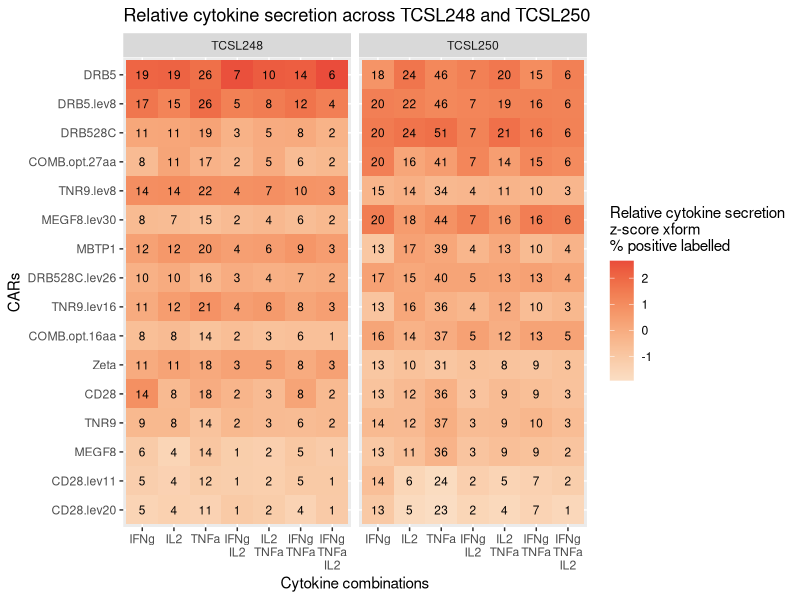
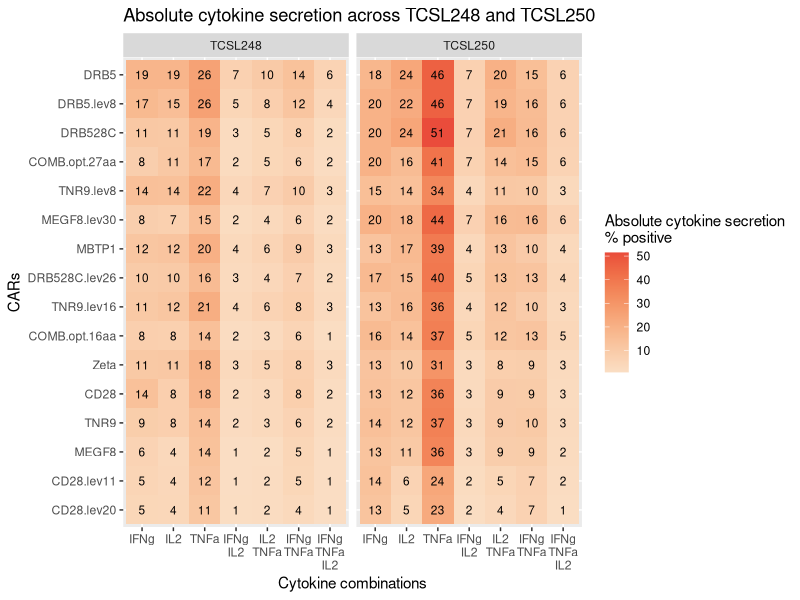
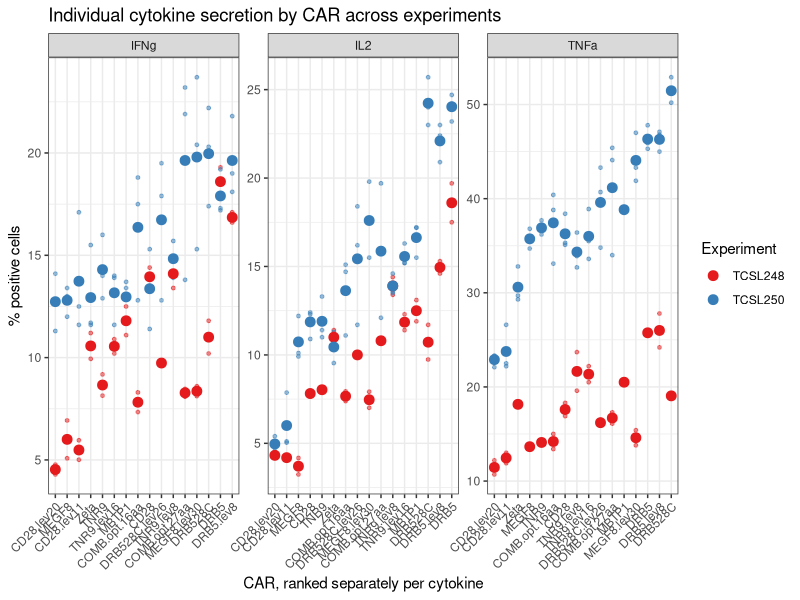
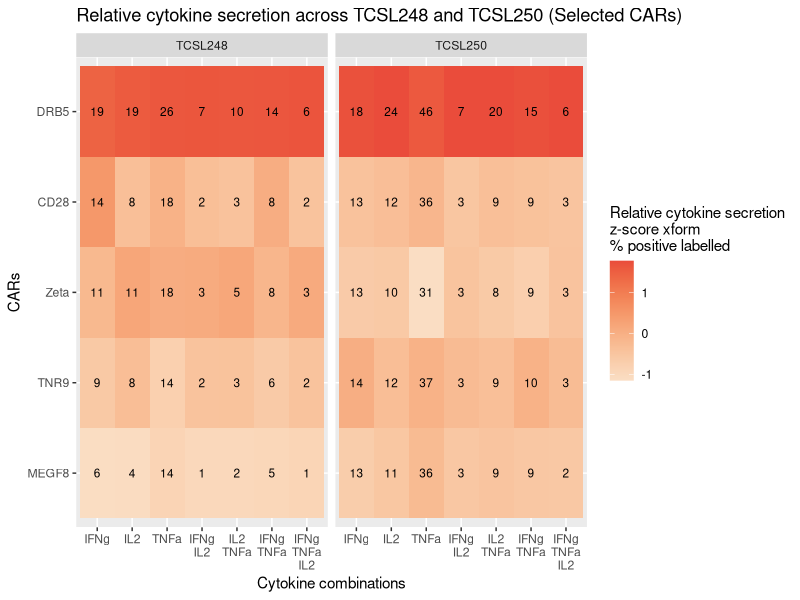
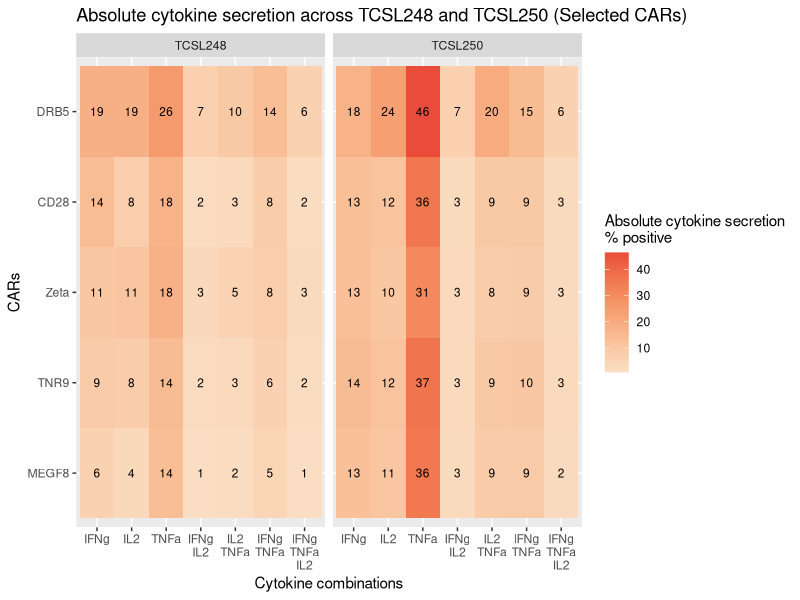
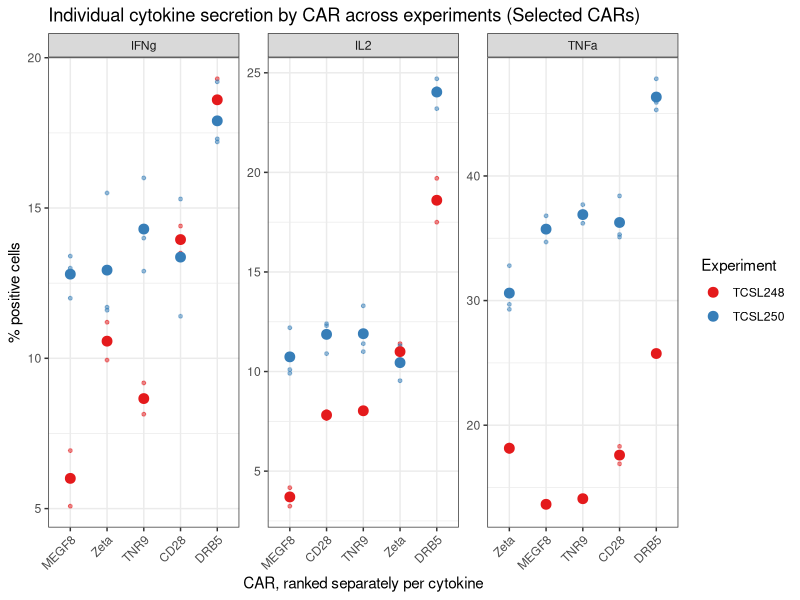

These charts were generated, in order, by the following R code:
library(data.table)
library(ggplot2)
library(patchwork)
library(stringr)
library(here)

# Function to prepare data for plotting
prepare_data <- function(df_combined, selected_cars = NULL, gates = NULL) {
  # Base filtering
  dt <- df_combined[
    CAR == T & 
    !(car_name %in% c('POS','NEG')) & 
    !is.na(car_name) & 
    car_name != "" & 
    subset == "CD3"
  ]
  
  # Filter by selected cars if provided
  if (!is.null(selected_cars)) {
    dt <- dt[car_name %in% selected_cars]
  }
  
  # Filter by gates if provided
  if (!is.null(gates)) {
    dt <- dt[gate_clean %in% gates]
  }
  
  return(dt)
}

# Function to create heatmap
create_heatmap <- function(data, gates, is_relative = TRUE, title_suffix = "") {
  # Calculate mean frequencies and z-scores
  plot_data <- data[
    gate_clean %in% gates, 
    .(mean_freq = mean(freq)), 
    by=.(car_name, subset, gate_clean, expt)
  ][
    , scaled_mean_freq := scale(mean_freq), 
    by=.(subset, gate_clean, expt)
  ][
    , car_name := reorder(car_name, scaled_mean_freq)
  ][
    , gate_clean := factor(gate_clean, 
                          levels = unique(gate_clean[order(str_count(gate_clean, "\\."))]))
  ]
  
  # Create plot
  p <- ggplot(plot_data) +
    geom_tile(aes(y=car_name, 
                  x=gate_clean, 
                  fill=if(is_relative) scaled_mean_freq else mean_freq)) +
    facet_grid(~expt) +
    scale_fill_gradientn(
      colors = rev(hcl.colors(100, "Peach"))) +
    geom_text(aes(y=car_name, 
                  x=gate_clean, 
                  label=round(mean_freq)), 
              size=3) +
    scale_x_discrete(labels=function(x) gsub('\\.', '\n',gsub('_pos','',x))) +
    labs(x='Cytokine combinations', 
         y='CARs',
         fill=if(is_relative) 
           'Relative cytokine secretion\nz-score xform\n% positive labelled' 
           else 'Absolute cytokine secretion\n% positive',
         title=paste0(if(is_relative) 
           'Relative' else 'Absolute', 
           ' cytokine secretion across TCSL248 and TCSL250', 
           title_suffix))
  
  return(p)
}

# Function to create scatter plot
create_scatter_plot <- function(data, single_cytokines, title_suffix = "", show_replicates = FALSE) {
  # Calculate frequencies and create combined labels
  plot_data <- data[
    gate_clean %in% single_cytokines
  ]
  
  if (show_replicates) {
    # Create mean data for larger points
    mean_data <- plot_data[
      , .(freq = mean(freq)), 
      by=.(car_name, gate_clean, expt)
    ][
      , car_name_subset := paste(car_name, gate_clean, sep=".")
    ]
    
    # Add car_name_subset to replicate data for consistent ordering
    plot_data[, car_name_subset := paste(car_name, gate_clean, sep=".")]
  } else {
    # Just use means as before
    plot_data <- plot_data[
      , .(freq = mean(freq)), 
      by=.(car_name, gate_clean, expt)
    ][
      , car_name_subset := paste(car_name, gate_clean, sep=".")
    ]
  }
  
  # Create base plot
  p <- ggplot() +
    facet_wrap(~gate_clean, scales="free",
               labeller=labeller(gate_clean=function(x) gsub('_pos', '', x))) +
    theme_bw() +
    theme(axis.text.x = element_text(angle = 45, hjust = 1)) +
    scale_color_brewer(palette="Set1") +
    scale_x_discrete(labels=function(x) gsub('\\.[^.]+$', '', x)) +
    labs(x='CAR, ranked separately per cytokine', 
         y='% positive cells', 
         color='Experiment',
         title=paste0('Individual cytokine secretion by CAR across experiments', 
                     title_suffix))
  
  if (show_replicates) {
    # Add small points for replicates
    p <- p + 
      geom_point(data=plot_data,
                 aes(x=reorder(car_name_subset, freq), y=freq, color=expt),
                 size=1, alpha=0.5) +
      # Add large points for means
      geom_point(data=mean_data,
                 aes(x=reorder(car_name_subset, freq), y=freq, color=expt),
                 size=3)
  } else {
    # Original single point behavior
    p <- p + 
      geom_point(data=plot_data,
                 aes(x=reorder(car_name_subset, freq), y=freq, color=expt),
                 size=3)
  }
  
  return(p)
}

# Load and prepare data
df_248 <- fread(here('data', 'processed', 'cytokine_secretion', 'tcsl248_processed.csv'))
df_250 <- fread(here('data', 'processed', 'cytokine_secretion', 'tcsl250_processed.csv'))

df_248[, expt := 'TCSL248']
df_250[, expt := 'TCSL250']

df_combined <- rbind(df_248, df_250)

# Define gates and CARs
chosen_gate <- c(
  "IL2_pos", "TNFa_pos", "IFNg_pos",
  "IFNg_pos.IL2_pos", "IFNg_pos.TNFa_pos",
  "IL2_pos.TNFa_pos", "IFNg_pos.TNFa_pos.IL2_pos"
)

single_cytokines <- c("IL2_pos", "TNFa_pos", "IFNg_pos")
selected_cars <- c("DRB5", "MEGF8", "CD28", "TNR9", "Zeta")

# Prepare datasets
data_all <- prepare_data(df_combined)
data_filtered <- prepare_data(df_combined, selected_cars)

# Create plots
plots <- list()

# Full dataset plots
plots[["relative_cytokine_secretion"]] <- create_heatmap(data_all, chosen_gate, is_relative = TRUE)
plots[["absolute_cytokine_secretion"]] <- create_heatmap(data_all, chosen_gate, is_relative = FALSE)
plots[["individual_cytokines"]] <- create_scatter_plot(data_all, single_cytokines, show_replicates = TRUE)

# Filtered dataset plots
plots[["relative_cytokine_secretion_filtered"]] <- create_heatmap(data_filtered, chosen_gate, 
                                                                 is_relative = TRUE, " (Selected CARs)")
plots[["absolute_cytokine_secretion_filtered"]] <- create_heatmap(data_filtered, chosen_gate, 
                                                                 is_relative = FALSE, " (Selected CARs)")
plots[["individual_cytokines_filtered"]] <- create_scatter_plot(data_filtered, single_cytokines, 
                                                              " (Selected CARs)", show_replicates = TRUE)

# Save plots
plot_dimensions <- list(
  "relative_cytokine_secretion" = c(15, 7),
  "absolute_cytokine_secretion" = c(15, 7),
  "individual_cytokines" = c(12, 5),
  "relative_cytokine_secretion_filtered" = c(15, 5),
  "absolute_cytokine_secretion_filtered" = c(15, 5),
  "individual_cytokines_filtered" = c(12, 5)
)

# Save all plots
for (name in names(plots)) {
  ggsave(
    here('figures', 'arrayed_cytokine_secretion_drb5_megf8', paste0(name, '.pdf')),
    plots[[name]], 
    width = plot_dimensions[[name]][1],
    height = plot_dimensions[[name]][2]
  )
} 